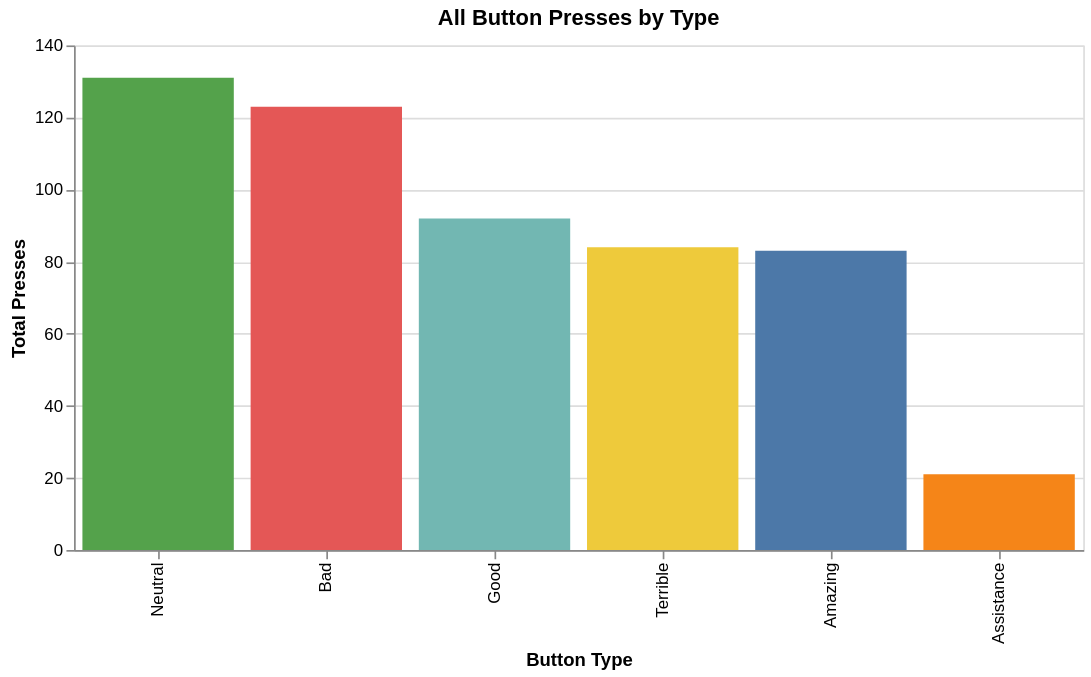

Notebook code cell kept with this figure:
### Code cell
query = """
SELECT bt.description, COUNT(*) as total_count
FROM visitor_interactions vi
JOIN button_type bt ON vi.button_id = bt.button_id
GROUP BY bt.description
ORDER BY total_count DESC
"""
all_buttons_df = pd.read_sql(query, conn)

alt.Chart(all_buttons_df).mark_bar(color='steelblue').encode(
    x=alt.X('description:N', title='Button Type', sort='-y'),
    y=alt.Y('total_count:Q', title='Total Presses'),
    tooltip=['description', 'total_count'],
    color=alt.Color('description', legend=None)
).properties(
    title='All Button Presses by Type',
    width=600,
    height=300
)

### Figure 1 — Vega-Lite specification as saved in the notebook (floating-point values rounded to 4 significant figures)
{"config": {"view": {"continuousWidth": 300, "continuousHeight": 300}}, "data": {"name": "data-010baa4460a5d8b7e34acc909f80d336"}, "mark": {"type": "bar", "color": "steelblue"}, "encoding": {"color": {"field": "description", "legend": null, "type": "nominal"}, "tooltip": [{"field": "description", "type": "nominal"}, {"field": "total_count", "type": "quantitative"}], "x": {"field": "description", "sort": "-y", "title": "Button Type", "type": "nominal"}, "y": {"field": "total_count", "title": "Total Presses", "type": "quantitative"}}, "height": 300, "title": "All Button Presses by Type", "width": 600, "$schema": "https://vega.github.io/schema/vega-lite/v6.1.0.json", "datasets": {"data-010baa4460a5d8b7e34acc909f80d336": [{"description": "Neutral", "total_count": 131}, {"description": "Bad", "total_count": 123}, {"description": "Good", "total_count": 92}, {"description": "Terrible", "total_count": 84}, {"description": "Amazing", "total_count": 83}, {"description": "Assistance", "total_count": 21}]}}
